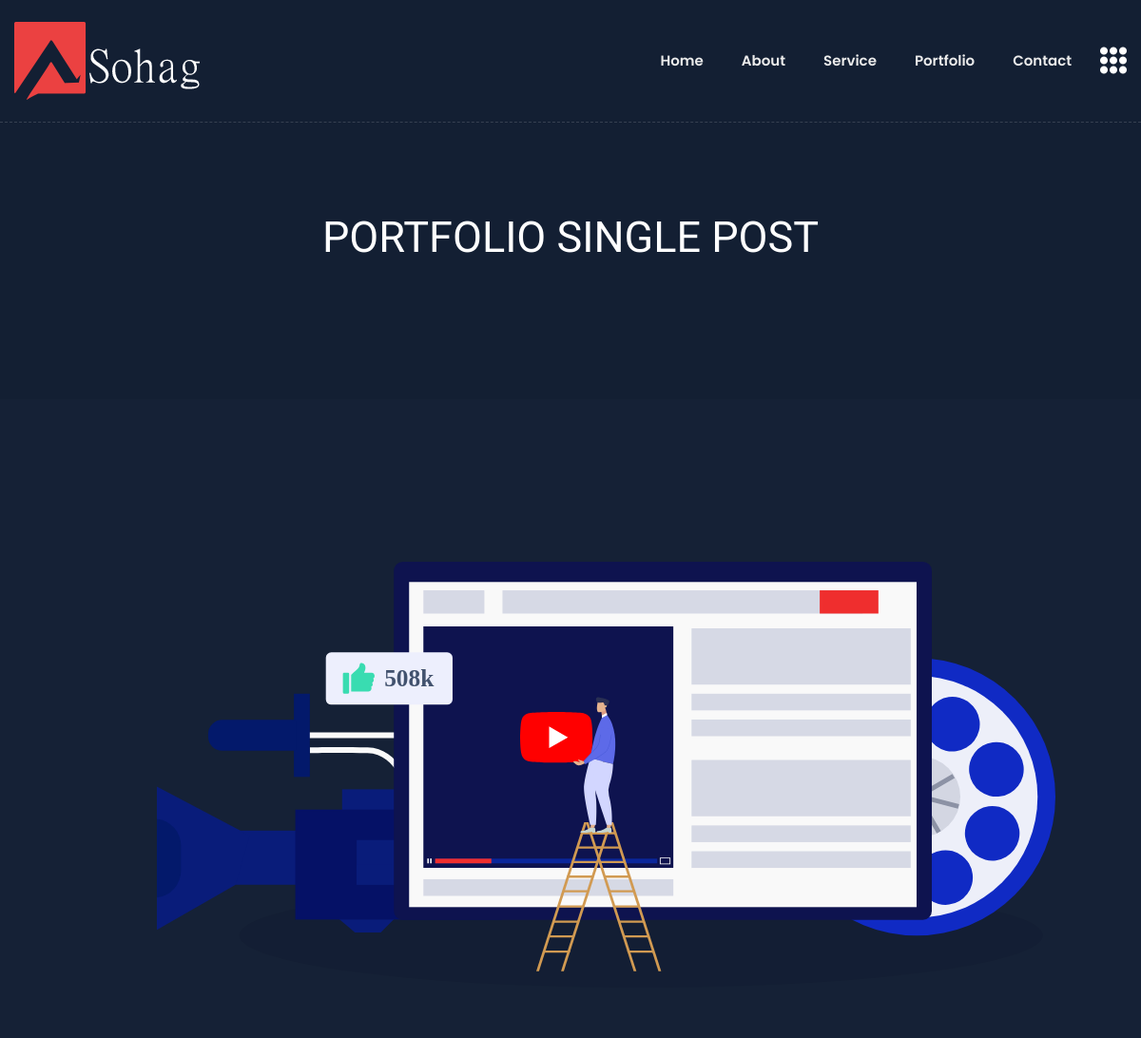
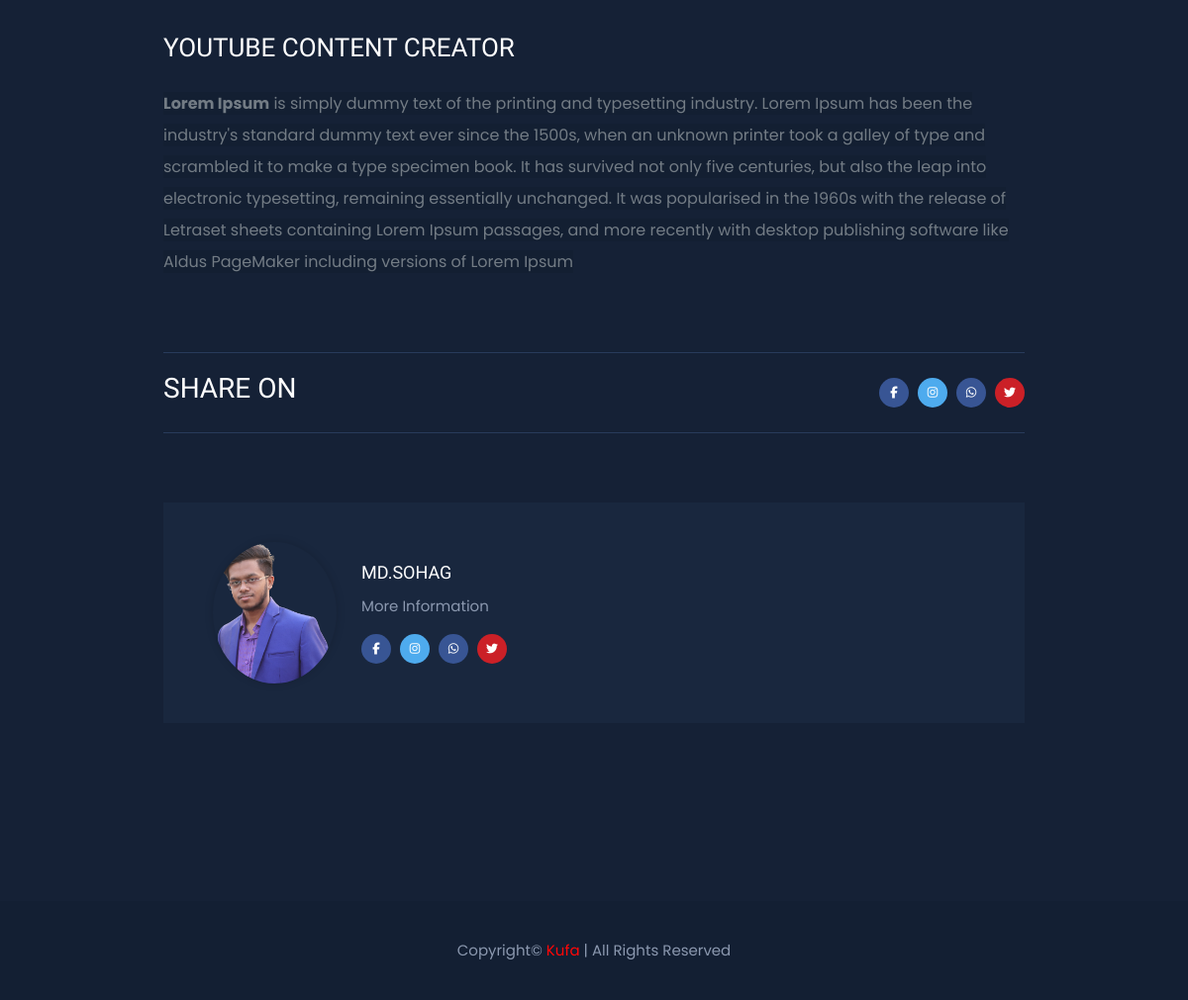
Screenshot of /portfolio.php?id=25 with the database file from the repository (2 pictures, top to bottom).
### tables this page shows
CREATE TABLE `logo` (
  `id` int(11) NOT NULL,
  `logo_name` text NOT NULL,
  `status` int(11) NOT NULL DEFAULT 0,
  `img_cat` int(11) NOT NULL DEFAULT 0,
  `created_at` varchar(255) NOT NULL
);

CREATE TABLE `menus` (
  `id` int(11) NOT NULL,
  `name` varchar(200) NOT NULL,
  `link` varchar(255) NOT NULL,
  `status` int(11) NOT NULL DEFAULT 1,
  `created_at` varchar(100) NOT NULL
);

CREATE TABLE `projects` (
  `id` int(11) NOT NULL,
  `desc_title` varchar(255) NOT NULL,
  `descr` text NOT NULL,
  `category` varchar(200) NOT NULL,
  `title` varchar(255) NOT NULL,
  `img` text NOT NULL,
  `status` int(11) NOT NULL DEFAULT 0,
  `user_id` int(11) NOT NULL,
  `user_comment` text NOT NULL,
  `created_at` varchar(200) NOT NULL
);

CREATE TABLE `social_icons` (
  `id` int(11) NOT NULL,
  `icons_id` int(11) NOT NULL,
  `link` varchar(255) NOT NULL,
  `created_at` varchar(200) NOT NULL
);

CREATE TABLE `icons` (
  `id` int(11) NOT NULL,
  `icon_code` varchar(200) NOT NULL,
  `created_at` varchar(150) NOT NULL
);

CREATE TABLE `users` (
  `id` int(11) NOT NULL,
  `name` varchar(150) NOT NULL,
  `email` varchar(150) NOT NULL,
  `password` varchar(255) NOT NULL,
  `user_role` int(11) NOT NULL DEFAULT 4,
  `status` int(11) NOT NULL DEFAULT 0,
  `profile_image` varchar(255) DEFAULT NULL,
  `created_at` varchar(200) NOT NULL
);

### portfolio.php (the view, shortened to what this page needs)
<?php
    require "admin/backend_includes/db.php";
    $default_logo = "SELECT * FROM logo WHERE status=1 AND img_cat=1";
    $default_logo_query = mysqli_query($db, $default_logo);
    $logo_default = mysqli_fetch_assoc($default_logo_query);
    $all_sicons = "SELECT * FROM social_icons";
    $all_sicons_query = mysqli_query($db, $all_sicons);
    $all_menu = "SELECT * FROM menus WHERE status=1";
    $all_menu_query = mysqli_query($db, $all_menu);
    $id          = $_GET['id'];
    $all_project = "SELECT * FROM projects WHERE id=$id";
    $all_project_query = mysqli_query($db, $all_project);
    $project    = mysqli_fetch_assoc($all_project_query);
?>
<!doctype html>
<html class="no-js" lang="en">
<head>
    <link rel="stylesheet" href="frontend/frontend_assets/css/bootstrap.min.css">
    <link rel="stylesheet" href="frontend/frontend_assets/css/animate.min.css">
    <link rel="stylesheet" href="frontend/frontend_assets/css/magnific-popup.css">
    <link rel="stylesheet" href="frontend/frontend_assets/css/fontawesome-all.min.css">
    <link rel="stylesheet" href="frontend/frontend_assets/css/flaticon.css">
    <link rel="stylesheet" href="frontend/frontend_assets/css/slick.css">
    <link rel="stylesheet" href="frontend/frontend_assets/css/aos.css">
    <link rel="stylesheet" href="frontend/frontend_assets/css/default.css">
    <link rel="stylesheet" href="frontend/frontend_assets/css/style.css">
    <link rel="stylesheet" href="frontend/frontend_assets/css/responsive.css">
</head>
    <body class="theme-bg">
        <header>
            <div id="header-sticky" class="transparent-header">
                <div class="container">
                    <div class="row">
                        <div class="col-xl-12">
                            <div class="main-menu">
                                <nav class="navbar navbar-expand-lg">
                                    <a href="index.php" class="navbar-brand logo-sticky-none">
                                        <img src="admin/uploads/logo/<?= $logo_default['logo_name']; ?>" alt="Logo">
                                    </a>
                                    <div class="collapse navbar-collapse" id="navbarNav">
                                        <ul class="navbar-nav ml-auto">
                                            <?php foreach ($all_menu_query as $menu_id => $menu_value) : ?>
                                                <li class="nav-item <?= ($menu_id == 0) ? : NULL ?>">
                                                    <a class="nav-link" href="index.php<?= $menu_value['link']; ?>"><?= $menu_value['name']; ?></a>
                                                </li>
                                            <?php endforeach; ?>
                                        </ul>
                                    </div>
                                    <div class="header-btn">
                                        <a href="#" class="off-canvas-menu menu-tigger"><i class="flaticon-menu"></i></a>
                                    </div>
                                </nav>
                            </div>
                        </div>
                    </div>
                </div>
            </div>
        </header>
        <main>
            <section class="breadcrumb-area breadcrumb-bg d-flex align-items-center">
                <div class="container">
                    <div class="row justify-content-center">
                        <div class="col-md-10">
                            <div class="breadcrumb-content text-center">
                                <h2>Portfolio Single POST</h2>
                            </div>
                        </div>
                    </div>
                </div>
            </section>
            <section class="portfolio-details-area pt-120 pb-120">
                <div class="container">
                    <div class="row justify-content-center">
                        <div class="col-xl-9 col-lg-10">
                            <div class="single-blog-list">
                                <div class="mb-35">
                                    <img src="admin/uploads/projects/<?= $project['img']; ?>" alt="img" style="height: 550px; width: 945px;">
                                </div>
                                <div class="blog-list-content blog-details-content portfolio-details-content">
                                    <h2><?= $project['desc_title']; ?></h2>
                                    <p><?= $project['descr']; ?></p>
                                    <div class="blog-list-meta">
                                        <ul>
                                            <li class="blog-post-date">
                                                <h3>Share On</h3>
                                            </li>
                                            <li class="blog-post-share">
                                                <?php foreach ($all_sicons_query as $sicon_value) : ?>
                                                    <?php
                                                        $social_id = $sicon_value['icons_id'];
                                                        $all_icons = "SELECT * FROM icons WHERE id=$social_id";
                                                        $all_icons_query = mysqli_query($db, $all_icons);
                                                        $after_assoc = mysqli_fetch_assoc($all_icons_query);
                                                    ?>
                                                    <a href="<?= $sicon_value['link']; ?>">
                                                        <span style="font-family: fontawesome; "><?= $after_assoc['icon_code']; ?></span>
                                                    </a>
                                                <?php endforeach; ?>
                                            </li>
                                        </ul>
                                    </div>
                                </div>
                                <div class="avatar-post mt-70 mb-60">
                                    <ul>
                                        <li>
                                            <?php
                                                $user_id = $project['user_id'];
                                                $user_info = "SELECT * FROM users WHERE id=$user_id";
                                                $user_info_query = mysqli_query($db, $user_info);
                                                $user_name = mysqli_fetch_assoc($user_info_query);
                                            ?>
                                            <div class="post-avatar-img">
                                                <img src="admin/uploads/users/<?= $user_name['profile_image']; ?>" style="width: 125px;" alt="img">
                                            </div>
                                            <div class="post-avatar-content">
                                                <h5>
                                                    <?= $user_name['name']; ?>
                                                </h5>
                                                <p><?= $project['user_comment']; ?></p>
                                                <div class="post-avatar-social mt-15">
                                                    <?php foreach ($all_sicons_query as $sicon_value) : ?>
                                                        <?php
                                                            $social_id = $sicon_value['icons_id'];
                                                            $all_icons = "SELECT * FROM icons WHERE id=$social_id";
                                                            $all_icons_query = mysqli_query($db, $all_icons);
                                                            $after_assoc = mysqli_fetch_assoc($all_icons_query);
                                                        ?>
                                                        <a href="<?= $sicon_value['link']; ?>">
                                                            <span style="font-family: fontawesome; "><?= $after_assoc['icon_code']; ?></span>
                                                        </a>
                                                    <?php endforeach; ?>
                                                </div>
                                            </div>
                                        </li>
                                    </ul>
                                </div>
                            </div>
                        </div>
                    </div>
                </div>
            </section>
        </main>
        <footer>
            <div class="copyright-wrap primary-bg">
                <div class="container">
                    <div class="row align-items-center">
                        <div class="col-12">
                            <div class="copyright-text text-center">
                                <p>Copyright© <span>Kufa</span> | All Rights Reserved</p>
                            </div>
                        </div>
                    </div>
                </div>
            </div>
        </footer>
    </body>
</html>

### frontend/frontend_assets/css/default.css (style rules this page uses)
.mt-15 { margin-top: 15px; }
.mt-70 { margin-top: 70px; }
.mb-35 { margin-bottom: 35px; }
.mb-60 { margin-bottom: 60px; }
.pt-120 { padding-top: 120px; }
.pb-120 { padding-bottom: 120px; }
.theme-bg { background: #152136; }
.primary-bg { background: #131f33; }

### frontend/frontend_assets/css/style.css (style rules this page uses)
body { font-family: 'Poppins', sans-serif; font-weight: normal; font-style: normal; font-size: 15px; color: #8b98af; }
a, .button { -webkit-transition: all 0.3s ease-out 0s; -moz-transition: all 0.3s ease-out 0s; -ms-transition: all 0.3s ease-out 0s; -o-transition: all 0.3s ease-out 0s; transition: all 0.3s ease-out 0s; }
a, button { color: #1696e7; outline: medium none; }
h1, h2, h3, h4, h5, h6 { font-family: 'Baloo Bhaijaan', cursive; color: #ffffff; margin-top: 0px; font-style: normal; font-weight: 400; text-transform: normal; }
h2 { font-size: 35px; }
h3 { font-size: 28px; }
h5 { font-size: 18px; }
ul { margin: 0px; padding: 0px; }
li { list-style: none }
p { font-size: 15px; font-weight: normal; line-height: 2; color: #8b98af; margin-bottom: 15px; }
*::placeholder { color: #555555; font-size: 14px; opacity: 1; }
.transparent-header { position: absolute; left: 0; top: 0; width: 100%; height: auto; z-index: 9; padding: 18px 0; border-bottom: 1px dashed rgba(255,255,255,.15); }
.main-menu .navbar { padding: 0; }
.main-menu .nav-item { display: inline-block; margin-left: 40px; }
.main-menu .nav-item:first-child { margin-left: 0px; }
.main-menu .navbar-expand-lg .navbar-nav .nav-link { padding: 30px 0; font-size: 15px; font-weight: 600; text-transform: capitalize; }
.main-menu .navbar-expand-lg .navbar-nav .nav-link, .header-search a { color: #ebebeb; }
.header-btn { margin-left: 30px; display: flex; align-items: center; }
.header-btn a.off-canvas-menu { font-size: 28px; color: #fff; line-height: 1; margin-left: 30px; display: inline-block; }
.breadcrumb-bg { min-height: 450px; position: relative; z-index: 1; background: #131f33; }
.breadcrumb-bg::before { content: ""; position: absolute; left: 0; top: 0; width: 100%; height: 100%; opacity: .9; }
.breadcrumb-content { margin-top: 75px; }
.breadcrumb-content h2 { font-size: 45px; color: #fff; text-transform: uppercase; margin-bottom: 10px; }
.blog-list-content h2 { color: #ffffff; font-size: 30px; margin-bottom: 25px; text-transform: uppercase; }
.blog-list-content p { font-size: 15px; line-height: 2; font-weight: 400; margin-bottom: 45px; }
.blog-list-meta > ul { display: flex; justify-content: space-between; align-items: center; border-top: 1px solid #283b5b; border-bottom: 1px solid #283b5b; padding: 19px 0; }
.blog-list-meta ul li.blog-post-date { font-size: 14px; font-weight: 400; text-transform: uppercase; }
.blog-list-meta ul li.blog-post-share a, .post-avatar-social a { display: inline-block; height: 30px; width: 30px; line-height: 30px; background: #385594; text-align: center; font-size: 12px; border-radius: 50%; color: #fff; margin-left: 5px; }
.blog-list-meta ul li.blog-post-share a:nth-child(2), .post-avatar-social a:nth-child(2) { background: #4eabee; }
.blog-list-meta ul li.blog-post-share a:last-child, .post-avatar-social a:last-child { background: #cb2027; }
.blog-details-content p { margin-bottom: 10px; }
.blog-details-content .blog-list-meta { margin-top: 75px; }
.avatar-post { background: #19273e; padding: 40px 50px; }
.avatar-post ul li { display: flex; align-items: center; }
.post-avatar-img { margin-right: 25px; }
.post-avatar-img img { border-radius: 50%; box-shadow: 0px 0px 9px 0px rgba(0, 0, 0, 0.16); }
.post-avatar-content h5 { font-size: 18px; margin-bottom: 10px; text-transform: uppercase; }
.post-avatar-content p { font-size: 15px; line-height: 26px; margin-bottom: 0; font-weight: 400; }
.post-avatar-social a:first-child { margin-left: 0; }
.copyright-wrap { padding: 35px 0; }
.copyright-text p { margin-bottom: 0; }
.copyright-text p span { color: #ff0707; }

### frontend/frontend_assets/css/responsive.css (style rules this page uses)
@media (min-width: 992px) and (max-width: 1200px) { .header-btn a.off-canvas-menu { margin-left: 0; display: inline-block; } }
@media (min-width: 992px) and (max-width: 1200px) { .blog-list-content h2 { font-size: 26px; } }
@media (min-width: 992px) and (max-width: 1200px) { .breadcrumb-bg { min-height: 420px; } }
@media (min-width: 992px) and (max-width: 1200px) { .breadcrumb-content { margin-top: 90px; } }

### rows the page displays
logo: logo_name (picture)
menus: name "Home"
menus: name "About"
menus: name "Service"
menus: name "Portfolio"
menus: name "Contact"
projects: img (picture), desc_title "YOUTUBE CONTENT CREATOR", descr "Lorem Ipsum is simply dummy text of the printing and typesetting industry. Lorem Ipsum has been the industry's standard dummy text ever since the 1500s, when an unknown printer took a galley of type and scrambled it to make a type specimen book. It has survived not only five centuries, but also the leap into electronic typesetting, remaining essentially unchanged. It was popularised in the 1960s with the release of Letraset sheets containing Lorem Ipsum passages, and more recently with desktop publishing software like Aldus PageMaker including versions of Lorem Ipsum", user_comment "More Information"
users: profile_image (picture), name "MD.SOHAG"
